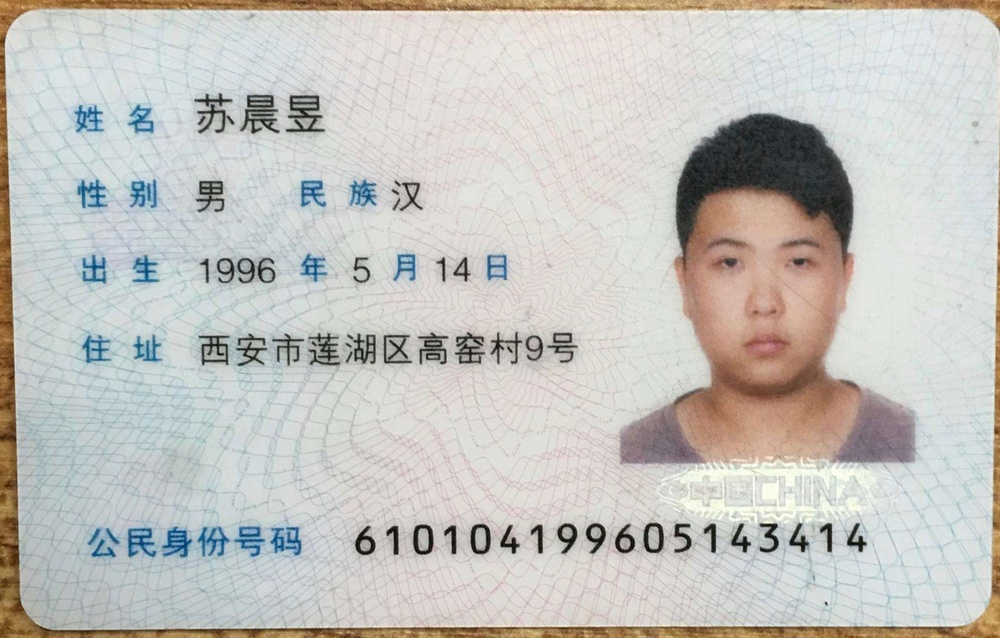
#> input picture datas/ID2.jpg, 1000 x 638 px, shrunk from 2343 x 1495 before the run, given in place of car_2.jpg, which was not available
$ jupyter execute --allow-errors '2.73一种背景图像融合特效.ipynb'   (shell and % lines are left out)   (text cells are left out)
#> lines starting #> are read from the running program, lines starting #| are printed output that depends on the picture; pictures that were not available may be replaced by others from this repository, and a replacement may not be noted
[cell 1]
#coding:utf-8
import numpy as np
import cv2
import matplotlib.pyplot as plt
import pandas as pd
from pandas import DataFrame

[cell 2]
src1= cv2.cvtColor(cv2.imread('../datas/car_2.jpg'),cv2.COLOR_BGR2RGB)
src2= cv2.cvtColor(cv2.imread('../datas/light_effect.jpg'),cv2.COLOR_BGR2RGB)
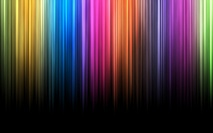
#> input picture datas/light_effect.jpg, 213 x 133 px, shrunk from 500 x 312 before the run

[cell 3]
def merge_effect(src1,src2,k):
#> called with k = 0.5
    if (np.array(src1.shape) != np.array(src2.shape)).all():
        return src1
    rows,cols = src1.shape[0],src1.shape[1]
#> rows = 638; cols = 1000
    rgb1 = np.float64(src1)
    rgb2 = np.float64(src2)
    dst = np.zeros_like(rgb1)
    for i in range(rows):
        for j in range(cols):
            tx = j % cols
            ty = i % rows

            pixel_1 = src1[i,j]
            pixel_2 = src2[ty,tx]

            xr,xg,xb = 0.0,0.0,0.0

            xr = (pixel_1[0] - (pixel_2[0] - k * 255)) / (2 * 255 * k)
            xg = (pixel_1[1] - (pixel_2[1] - k * 255)) / (2 * 255 * k)
            xb = (pixel_1[2] - (pixel_2[2] - k * 255)) / (2 * 255 * k)

            dst[i,j,0] = 255.0 * (1.0 - 3.0 * xr * xr + 2.0 * xr * xr * xr)
            dst[i,j,1] = 255.0 * (1.0 - 3.0 * xg * xg + 2.0 * xg * xg * xg)
            dst[i,j,2] = 255.0 * (1.0 - 3.0 * xb * xb + 2.0 * xb * xb * xb)
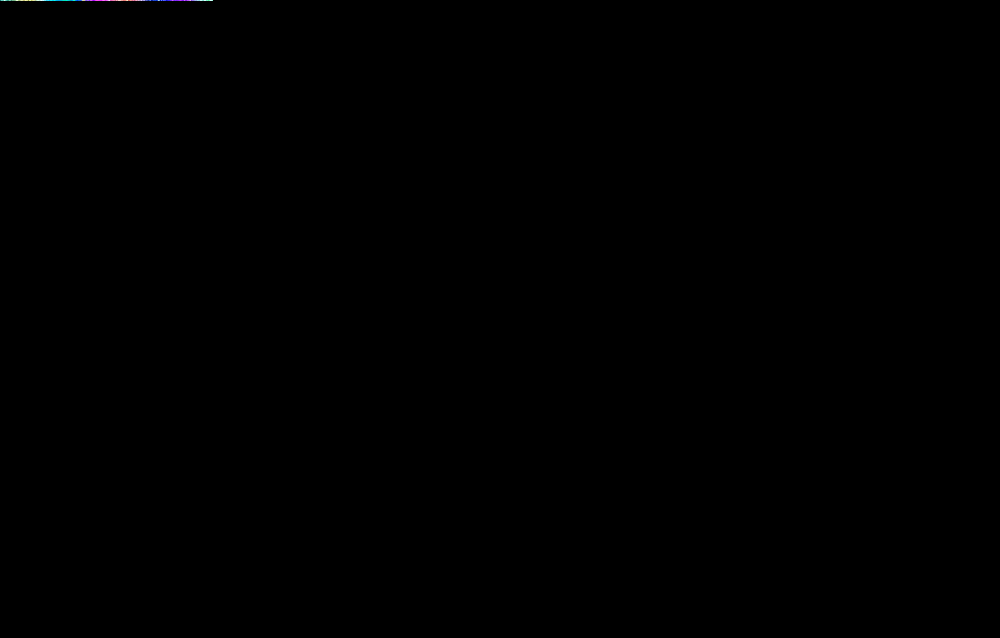
#> dst: shape (638, 1000, 3) float64; mean R, G, B 0, 0.1, 0.1
    dst[dst < 0] = 0
    dst[dst > 255] = 255
    return cv2.convertScaleAbs(dst)

#> (a cell that did not finish here is left out)

[cell 5]
plt.subplot(121)
plt.imshow(src1)
plt.title('SRC1')
plt.subplot(122)
plt.imshow(src2)
plt.title('SRC2')
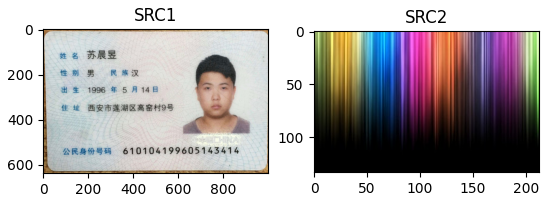
#> figure drawn by matplotlib, 2 panels
